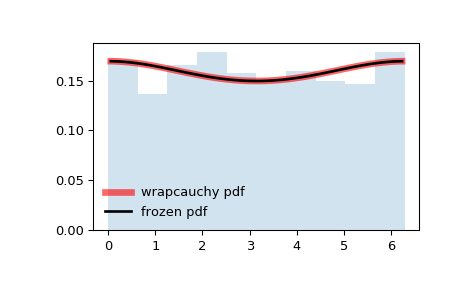

Write Python code to recreate this figure.
from scipy.stats import wrapcauchy
import matplotlib.pyplot as plt
fig, ax = plt.subplots(1, 1)

# Calculate a few first moments:

c = 0.0311
mean, var, skew, kurt = wrapcauchy.stats(c, moments='mvsk')

# Display the probability density function (``pdf``):

x = np.linspace(wrapcauchy.ppf(0.01, c),
                wrapcauchy.ppf(0.99, c), 100)
ax.plot(x, wrapcauchy.pdf(x, c),
       'r-', lw=5, alpha=0.6, label='wrapcauchy pdf')

# Alternatively, the distribution object can be called (as a function)
# to fix the shape, location and scale parameters. This returns a "frozen"
# RV object holding the given parameters fixed.

# Freeze the distribution and display the frozen ``pdf``:

rv = wrapcauchy(c)
ax.plot(x, rv.pdf(x), 'k-', lw=2, label='frozen pdf')

# Check accuracy of ``cdf`` and ``ppf``:

vals = wrapcauchy.ppf([0.001, 0.5, 0.999], c)
np.allclose([0.001, 0.5, 0.999], wrapcauchy.cdf(vals, c))
# True

# Generate random numbers:

r = wrapcauchy.rvs(c, size=1000)

# And compare the histogram:

ax.hist(r, density=True, histtype='stepfilled', alpha=0.2)
ax.legend(loc='best', frameon=False)
plt.show()
